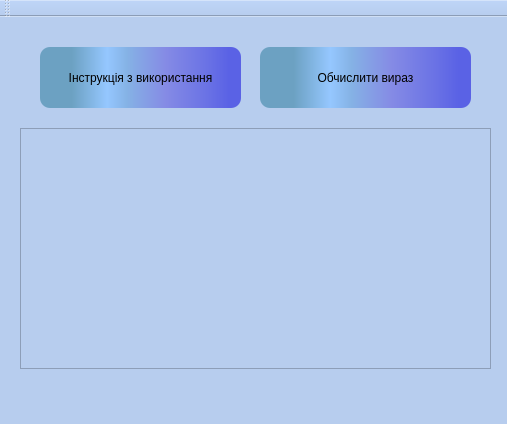
<?xml version="1.0" encoding="UTF-8"?>
<ui version="4.0">
 <class>MainWindow</class>
 <widget class="QMainWindow" name="MainWindow">
  <property name="geometry">
   <rect>
    <x>0</x>
    <y>0</y>
    <width>507</width>
    <height>424</height>
   </rect>
  </property>
  <property name="windowTitle">
   <string>MainWindow</string>
  </property>
  <property name="styleSheet">
   <string notr="true">background-color: rgb(183, 205, 238);</string>
  </property>
  <widget class="QWidget" name="centralWidget">
   <widget class="QPushButton" name="pushButton">
    <property name="enabled">
     <bool>true</bool>
    </property>
    <property name="geometry">
     <rect>
      <x>40</x>
      <y>30</y>
      <width>201</width>
      <height>61</height>
     </rect>
    </property>
    <property name="cursor">
     <cursorShape>ArrowCursor</cursorShape>
    </property>
    <property name="mouseTracking">
     <bool>false</bool>
    </property>
    <property name="styleSheet">
     <string notr="true">background-color: qlineargradient(spread:repeat, x1:0, y1:0, x2:1, y2:0, stop:0.159204 rgba(108, 161, 194, 255), stop:0.333333 rgba(149, 199, 255, 255), stop:0.432836 rgba(133, 178, 229, 255), stop:0.621891 rgba(133, 139, 229, 255), stop:0.830846 rgba(106, 114, 229, 255), stop:0.940299 rgba(90, 98, 229, 255));
font: 14pt &quot;Ubuntu Condensed&quot;;
border-radius: 10px;</string>
    </property>
    <property name="text">
     <string>Інструкція з використання</string>
    </property>
    <property name="checkable">
     <bool>false</bool>
    </property>
    <property name="autoDefault">
     <bool>false</bool>
    </property>
    <property name="default">
     <bool>true</bool>
    </property>
    <property name="flat">
     <bool>false</bool>
    </property>
   </widget>
   <widget class="QPushButton" name="pushButton_2">
    <property name="enabled">
     <bool>true</bool>
    </property>
    <property name="geometry">
     <rect>
      <x>260</x>
      <y>30</y>
      <width>211</width>
      <height>61</height>
     </rect>
    </property>
    <property name="cursor">
     <cursorShape>ArrowCursor</cursorShape>
    </property>
    <property name="mouseTracking">
     <bool>true</bool>
    </property>
    <property name="styleSheet">
     <string notr="true">background-color: qlineargradient(spread:repeat, x1:0, y1:0, x2:1, y2:0, stop:0.159204 rgba(108, 161, 194, 255), stop:0.333333 rgba(149, 199, 255, 255), stop:0.432836 rgba(133, 178, 229, 255), stop:0.621891 rgba(133, 139, 229, 255), stop:0.830846 rgba(106, 114, 229, 255), stop:0.940299 rgba(90, 98, 229, 255));
font: 17pt &quot;Ubuntu Condensed&quot;;
border-radius: 10px;</string>
    </property>
    <property name="text">
     <string>Обчислити вираз</string>
    </property>
    <property name="checkable">
     <bool>false</bool>
    </property>
    <property name="autoDefault">
     <bool>false</bool>
    </property>
    <property name="default">
     <bool>true</bool>
    </property>
    <property name="flat">
     <bool>false</bool>
    </property>
   </widget>
   <widget class="QTableWidget" name="tableWidget">
    <property name="geometry">
     <rect>
      <x>20</x>
      <y>111</y>
      <width>471</width>
      <height>241</height>
     </rect>
    </property>
   </widget>
  </widget>
  <widget class="QMenuBar" name="menuBar">
   <property name="geometry">
    <rect>
     <x>0</x>
     <y>0</y>
     <width>507</width>
     <height>22</height>
    </rect>
   </property>
  </widget>
  <widget class="QToolBar" name="mainToolBar">
   <attribute name="toolBarArea">
    <enum>TopToolBarArea</enum>
   </attribute>
   <attribute name="toolBarBreak">
    <bool>false</bool>
   </attribute>
  </widget>
  <widget class="QStatusBar" name="statusBar"/>
 </widget>
 <layoutdefault spacing="6" margin="11"/>
 <resources/>
 <connections/>
</ui>
